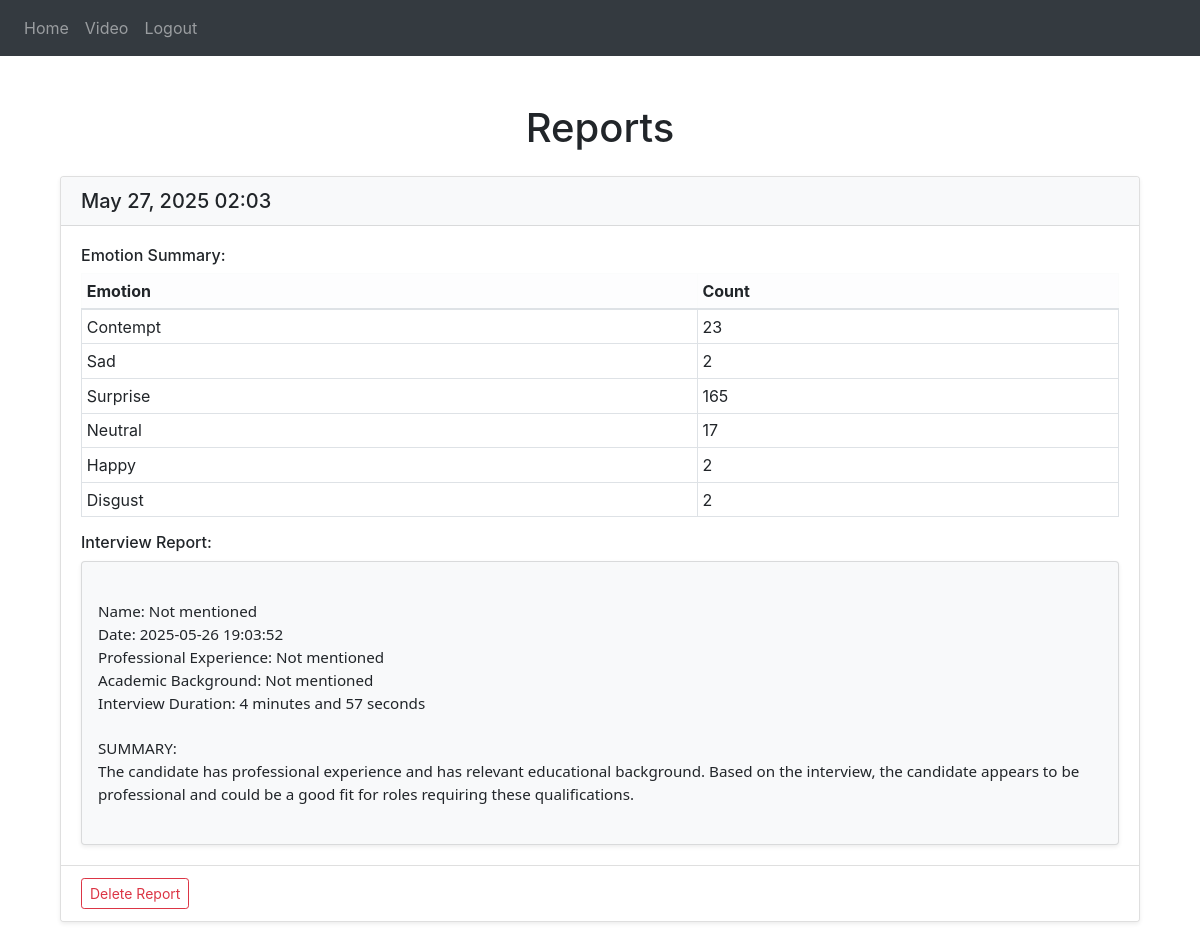
The app's page / (signed in) with its own data.
### website/models.py (models this page shows)
class Report(db.Model):
    id = db.Column(db.Integer, primary_key=True)
    data = db.Column(db.String(1000))
    report_content = db.Column(db.Text)  # New column for report content
    date = db.Column(db.DateTime(timezone=True), default=db.func.now())
    user_id = db.Column(db.Integer, db.ForeignKey('user.id'))

### website/views.py (the view)
@views.route('/')
@login_required
def home():
    reports = Report.query.filter_by(user_id=current_user.id).order_by(Report.date.desc()).all()
    parsed_reports = []
    for report in reports:
        try:
            emotion_data = json.loads(report.data)
        except json.JSONDecodeError:
            emotion_data = {"Invalid": "Data"}
        parsed_reports.append({
            "id": report.id,
            "data": emotion_data,
            "report_content": report.report_content,  # Add this line
            "date": report.date.strftime("%B %d, %Y %H:%M")
        })
    return render_template("home.html", user=current_user, reports=parsed_reports)

### website/__init__.py (called while the page is built)
def create_app():
    app = Flask(__name__)
    app.config['SECRET_KEY'] = 'AISC'
    app.config['SQLALCHEMY_DATABASE_URI'] = f"sqlite:///{path.abspath('website')}/{DB_NAME}"
    db.init_app(app)
    from .views import views
    from .auth import auth
    from .video import video
    app.register_blueprint(views, url_prefix='/')
    app.register_blueprint(auth, url_prefix='/')
    app.register_blueprint(video, url_prefix='/')
    from .models import User, Report
    create_database(app)
    login_manager = LoginManager()
    login_manager.login_view = 'auth.login'
    login_manager.init_app(app)
    @login_manager.user_loader
    def load_user(id):
        return User.query.get(int(id))
    return app

### website/templates/home.html (shortened to what this page needs)
{% extends "base.html" %}
{% block content %}
<div class="container mt-5">
    <h1 class="text-center mb-4">Reports</h1>
    {% for report in reports %}
    <div class="card mb-4">
        <div class="card-header">
            <h5 class="card-title mb-0">{{ report.date }}</h5>
        </div>
        <div class="card-body">
            <h6>Emotion Summary:</h6>
            <table class="table table-sm table-bordered">
                <thead class="table-light">
                    <tr>
                        <th>Emotion</th>
                        <th>Count</th>
                    </tr>
                </thead>
                <tbody>
                    {% for emotion, count in report.data.items() %}
                    <tr>
                        <td>{{ emotion }}</td>
                        <td>{{ count }}</td>
                    </tr>
                    {% endfor %}
                </tbody>
            </table>
            {% if report.report_content %}
            <div class="mt-3">
                <h6>Interview Report:</h6>
                <div class="card bg-light p-3">
                    <div class="report-content" style="white-space: pre-line; font-size: 0.95em;">
                        {{ report.report_content }}
                    </div>
                </div>
            </div>
            {% endif %}
        </div>
        <div class="card-footer bg-white">
            <button class="btn btn-sm btn-outline-danger float-end"
                    onclick="deleteReport('{{ report.id }}')">
                Delete Report
            </button>
        </div>
    </div>
    {% else %}
    <div class="alert alert-info">
        No reports available. Start a new recording from the Video page.
    </div>
    {% endfor %}
</div>
{% endblock %}

### website/templates/home.html (style rules this page uses)
.report-content { font-family: 'Segoe UI', Tahoma, Geneva, Verdana, sans-serif; line-height: 1.5; }
.card { box-shadow: 0 0.125rem 0.25rem rgba(0, 0, 0, 0.075); border: 1px solid rgba(0, 0, 0, 0.125); }
.card-header { background-color: #f8f9fa; border-bottom: 1px solid rgba(0, 0, 0, 0.125); }
.table { margin-bottom: 0; }

### records on screen
Report: date "May 27, 2025 02:03", data "Contempt" "Sad" "Surprise" "Neutral" "Happy" "Disgust", data "23" "2" "165" "17" "2" "2", report_content "Name: Not mentioned Date: 2025-05-26 19:03:52 Professional Experience: Not mentioned Academic Background: Not mentioned Interview Duration: 4 minutes and 57 seconds SUMMARY: The candidate has professional experience and has relevant educational background. Based on the interview, the candidate appears to be professional and could be a good fit for roles requiring these qualifications."
